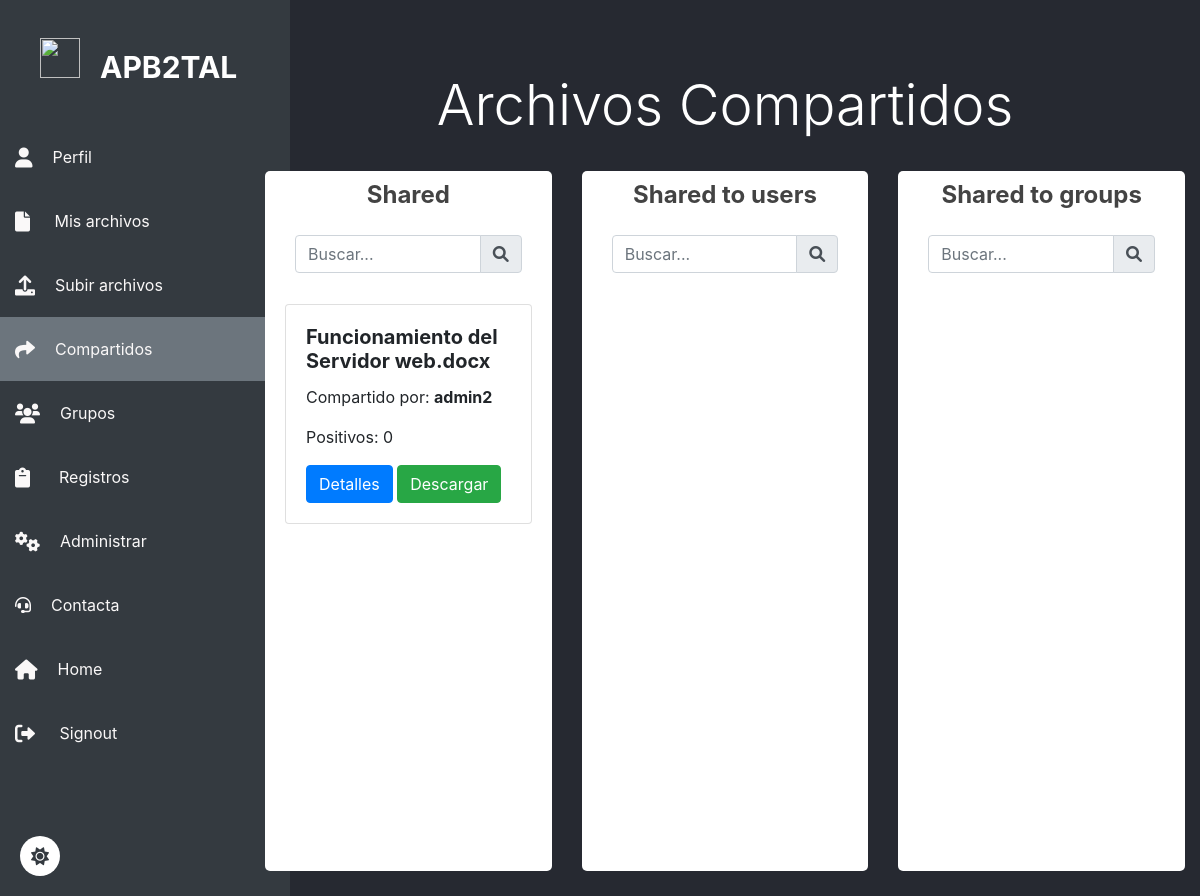
The app's page /compartido/ (signed in), older data.
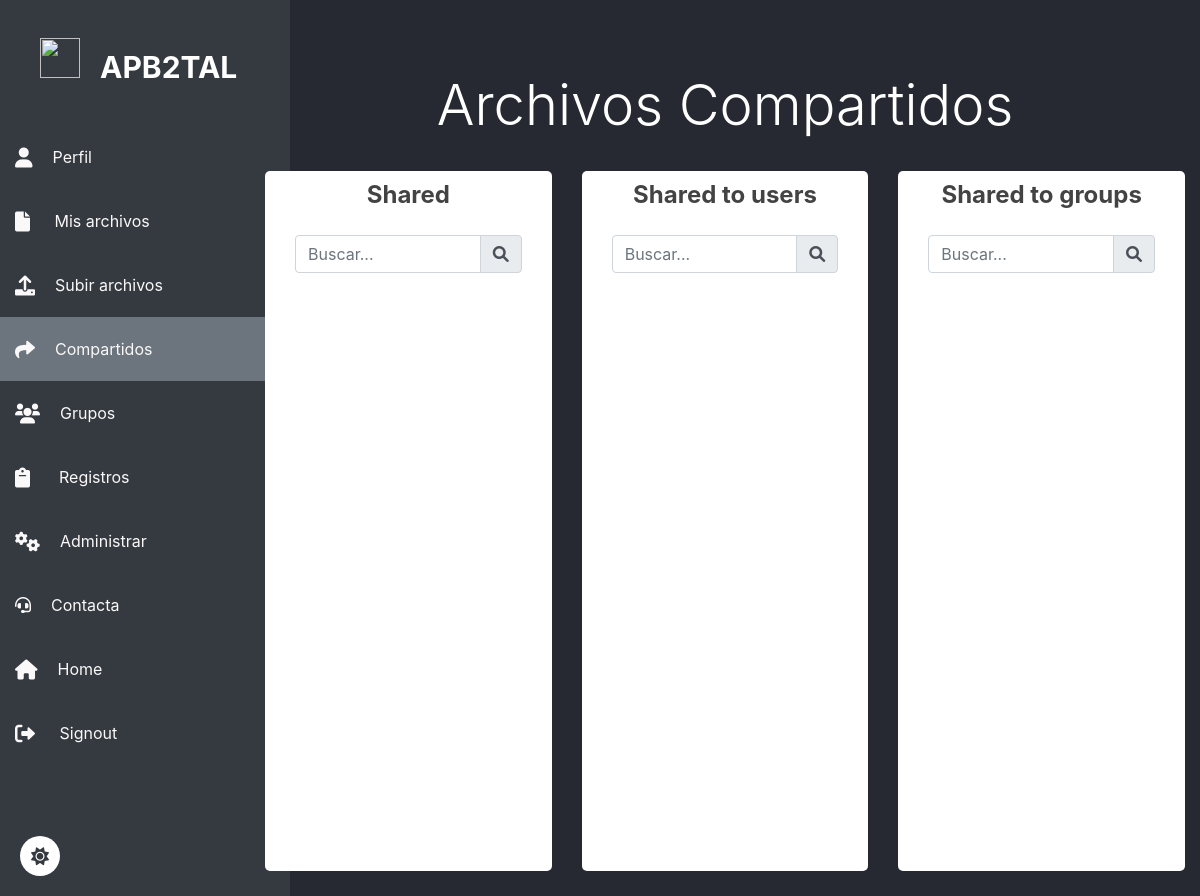
The same page, newer data.
### archivos/models.py (models this page shows, shortened)
class Archivo(models.Model):
  id_APB2TAL = models.CharField(max_length=640, default=False)
  archivo_hash = models.CharField(max_length=640)
  nombre_archivo = models.CharField(max_length=255)
  positivos = models.IntegerField()
  current_time = models.DateTimeField(auto_now_add=True)
  tamaño = models.CharField(max_length=255, default=False)

class CustomUser(AbstractUser):
    is_accepted = models.BooleanField(
        _("accept status"),
        default=False,
        help_text=_("Designates whether this user is accepted."),
    )
    edad = models.IntegerField(default=0, null=True, blank=True)

### archivos/views.py (the view)
# urls.py: path('compartido/', views.compartido, name='compartido'),
@accepted_user_required
@login_required
def compartido(request):
    usuario_actual = request.user
    archivos_compartidos_al_usuario = [(compartido.archivo, compartido.usuario_propietario) for compartido in Compartido.objects.filter(usuario_destinatario=usuario_actual)]
    archivos_compartidos_por_grupo =  Compartido.objects.filter(usuario_propietario=usuario_actual, grupo_destinatario__isnull = False)
    archivos_compartidos_por_usuario = Compartido.objects.filter(usuario_propietario=usuario_actual, grupo_destinatario__isnull = True )
    return render(request, 'compartido.html', {
        'archivos_compartidos_al_usuario': archivos_compartidos_al_usuario,
        'archivos_compartidos_por_usuario': archivos_compartidos_por_usuario,
        'archivos_compartidos_por_grupo': archivos_compartidos_por_grupo
    })

### archivos/views.py (called while the page is built)
def accepted_user_required(view_func):
    decorated_view_func = user_passes_test(
        lambda user: user.is_authenticated and user.is_accepted,
        login_url='/perfil'  # Redirige a la página de perfil si el usuario no tiene is_accepted
    )(view_func)
    return decorated_view_func

### archivos/templates/compartido.html (shortened to what this page needs)
{% extends 'baseusuario.html' %}
{% block content %}
<div class="container">
    <div class="row">
        <div class="col-md-12 mt-5">
            <h2 class="text-center display-4 py-4">Archivos Compartidos</h2>
            <div class="row">
                <div class="col-md-4">
                    <div class="columna">
                        <h3 class="titulo-columna">Shared</h3>
                        <div class="buscador">
                            <div class="input-group mb-3">
                                <input type="text" id="buscar-shared" class="form-control" placeholder="Buscar...">
                                <div class="input-group-append">
                                    <span class="input-group-text"><i class="fas fa-search"></i></span>
                                </div>
                            </div>
                        </div>
                        {% for archivo, usuario_propietario in archivos_compartidos_al_usuario %}
                        <div class="card mb-3 archivo-shared">
                            <div class="card-body">
                                <h5 class="card-title font-weight-bold">{{ archivo.nombre_archivo }}</h5>
                                <p class="card-text">Compartido por: <strong>{{ usuario_propietario.username }}</strong></p>
                                <p class="card-text">Positivos: {{ archivo.positivos }}</p>
                                <a href="{% url 'compartido_archivo_info' archivo_id=archivo.id %}" class="btn btn-primary">Detalles</a>
                                <a href="{% url 'descargar_archivo_compartido' archivo.id %}" class="btn btn-success" download>Descargar</a>
                            </div>
                        </div>
                        {% endfor %}
                    </div>
                </div>
                <div class="col-md-4">
                    <div class="columna">
                        <h3 class="titulo-columna">Shared to users</h3>
                        <div class="buscador">
                            <div class="input-group mb-3">
                                <input type="text" id="buscar-shared-to-users" class="form-control" placeholder="Buscar...">
                                <div class="input-group-append">
                                    <span class="input-group-text"><i class="fas fa-search"></i></span>
                                </div>
                            </div>
                        </div>
                    </div>
                </div>
                <div class="col-md-4">
                    <div class="columna">
                        <h3 class="titulo-columna">Shared to groups</h3>
                        <div class="buscador">
                            <div class="input-group mb-3">
                                <input type="text" id="buscar-shared-to-groups" class="form-control" placeholder="Buscar...">
                                <div class="input-group-append">
                                    <span class="input-group-text"><i class="fas fa-search"></i></span>
                                </div>
                            </div>
                        </div>
                    </div>
                </div>
            </div>
        </div>
    </div>
</div>
{% endblock %}

Row changes from the older to the newer data that the page shows:
removed Archivo: nombre_archivo "Funcionamiento del Servidor web.docx", username "admin2", positivos "0"
